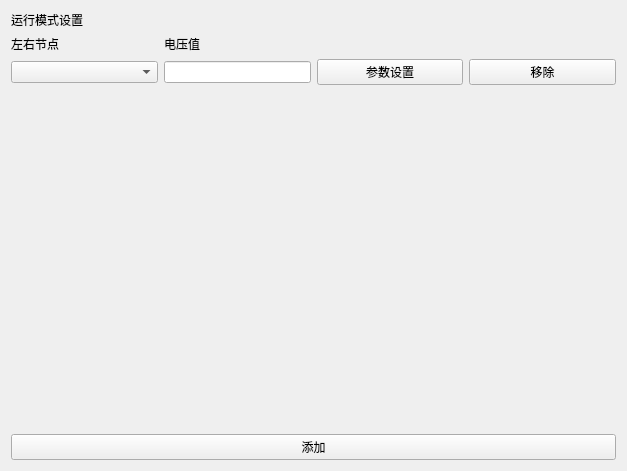
              <widget class="QWidget" name="scrollAreaWidgetContents_7">
               <property name="geometry">
                <rect>
                 <x>0</x>
                 <y>0</y>
                 <width>627</width>
                 <height>471</height>
                </rect>
               </property>
               <layout class="QGridLayout" name="gridLayout_15">
                <item row="2" column="0">
                 <spacer name="verticalSpacer_8">
                  <property name="orientation">
                   <enum>Qt::Vertical</enum>
                  </property>
                  <property name="sizeHint" stdset="0">
                   <size>
                    <width>20</width>
                    <height>40</height>
                   </size>
                  </property>
                 </spacer>
                </item>
                <item row="1" column="0">
                 <layout class="QGridLayout" name="gridLayout_13">
                  <item row="1" column="2">
                   <widget class="QPushButton" name="source_arg_set">
                    <property name="text">
                     <string>参数设置</string>
                    </property>
                   </widget>
                  </item>
                  <item row="0" column="0">
                   <widget class="QLabel" name="label_13">
                    <property name="text">
                     <string>左右节点</string>
                    </property>
                   </widget>
                  </item>
                  <item row="1" column="1">
                   <widget class="QLineEdit" name="source_le_1">
                    <property name="sizePolicy">
                     <sizepolicy hsizetype="Ignored" vsizetype="Fixed">
                      <horstretch>0</horstretch>
                      <verstretch>0</verstretch>
                     </sizepolicy>
                    </property>
                   </widget>
                  </item>
                  <item row="1" column="3">
                   <widget class="QPushButton" name="source_arg_del">
                    <property name="text">
                     <string>移除</string>
                    </property>
                   </widget>
                  </item>
                  <item row="0" column="1">
                   <widget class="QLabel" name="label_54">
                    <property name="text">
                     <string>电压值</string>
                    </property>
                   </widget>
                  </item>
                  <item row="1" column="0">
                   <widget class="QComboBox" name="cm_source"/>
                  </item>
                 </layout>
                </item>
                <item row="0" column="0">
                 <widget class="QLabel" name="label_4">
                  <property name="sizePolicy">
                   <sizepolicy hsizetype="Preferred" vsizetype="Fixed">
                    <horstretch>0</horstretch>
                    <verstretch>0</verstretch>
                   </sizepolicy>
                  </property>
                  <property name="text">
                   <string>运行模式设置</string>
                  </property>
                  <property name="alignment">
                   <set>Qt::AlignLeading|Qt::AlignLeft|Qt::AlignTop</set>
                  </property>
                 </widget>
                </item>
                <item row="3" column="0">
                 <widget class="QPushButton" name="source_add_list">
                  <property name="text">
                   <string>添加</string>
                  </property>
                 </widget>
                </item>
               </layout>
              </widget>
